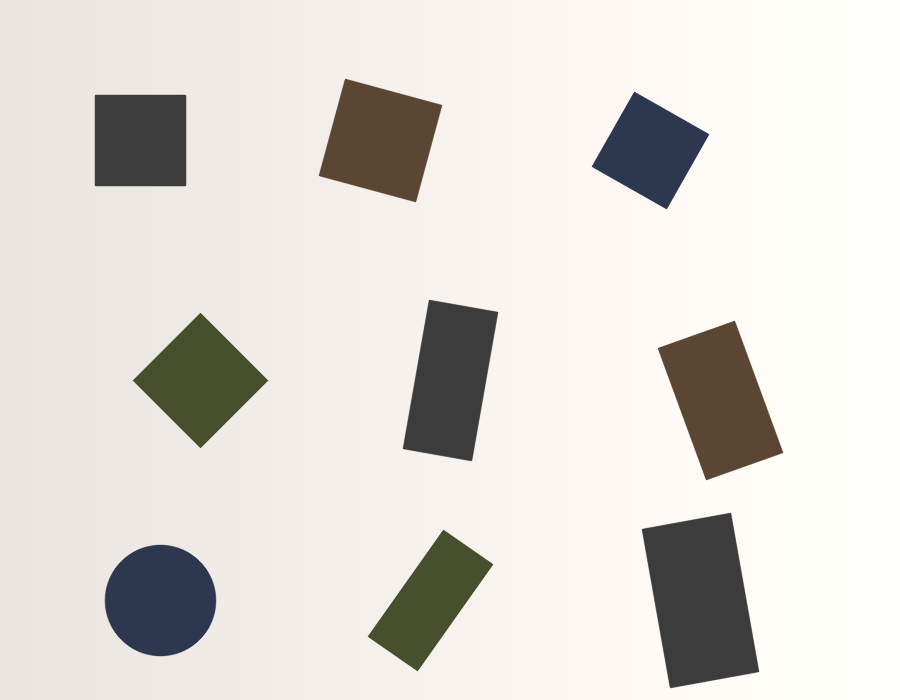
//> input picture lessons/opencv/素材/synth_blocks.png, 900 x 700 px
$ ./3.3-shapes   (built with g++ and OpenCV 4)
//> lines starting //> are read from the running program, lines starting //| are printed output that depends on the picture; after the words box and inside, x2 and y2 are one past the last pixel; in counts of white or black regions, pixels touching at a corner belong together
#include <algorithm>
#include <cmath>
#include <iomanip>
#include <iostream>
#include <vector>

#include <opencv2/core.hpp>
#include <opencv2/imgproc.hpp>
#include <opencv2/imgcodecs.hpp>

namespace {

double side_ratio(const cv::RotatedRect& rect) {
    const double long_side = std::max(rect.size.width, rect.size.height);
    const double short_side = std::max(1.0, std::min(
        static_cast<double>(rect.size.width),
        static_cast<double>(rect.size.height)));
    return long_side / short_side;
}

int count_right_angles(const std::vector<cv::Point>& polygon) {
    int count = 0;
    const std::size_t n = polygon.size();
    for (std::size_t i = 0; i < n; ++i) {
        const cv::Point2d before(polygon[(i + n - 1) % n] - polygon[i]);
        const cv::Point2d after(polygon[(i + 1) % n] - polygon[i]);
        const double length = std::max(1e-6,
                                       std::sqrt(before.dot(before)) *
                                       std::sqrt(after.dot(after)));
        if (std::abs(before.dot(after)) / length < 0.15) {
            ++count;
        }
    }
    return count;
}

}  // namespace

int main() {
    cv::Mat image = cv::imread("../素材/synth_blocks.png", cv::IMREAD_COLOR);
//> image is the input picture: 700 rows x 900 cols, CV_8UC3; mean B, G, R 212.1, 217.2, 220.9
    if (image.empty()) {
        std::cout << "无法读取素材" << '\n';
        return 1;
    }

    cv::Mat gray;
    cv::Mat mask;
    cv::cvtColor(image, gray, cv::COLOR_BGR2GRAY);
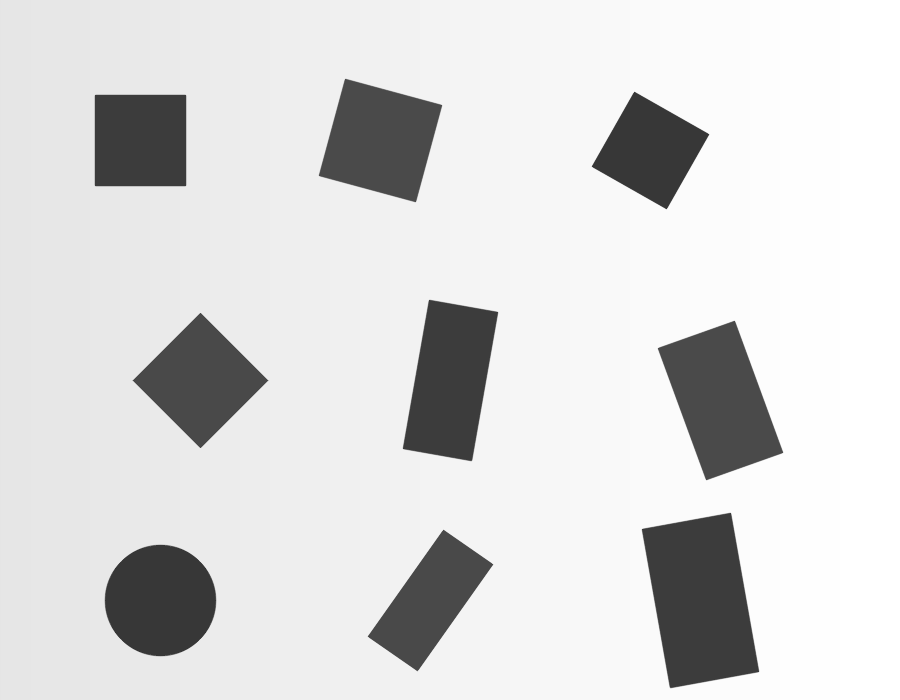
//> gray: 700 rows x 900 cols, CV_8UC1; min 55, max 255, mean 217.8
    cv::threshold(gray, mask, 160, 255, cv::THRESH_BINARY_INV);
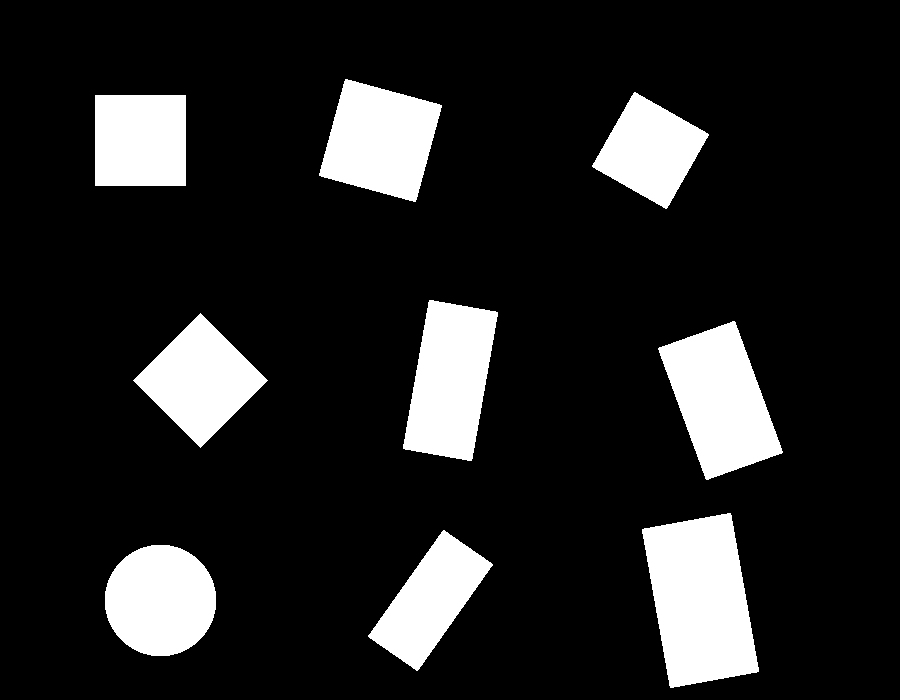
//> mask: 700 rows x 900 cols, CV_8UC1; 14.2% white; 9 white regions, largest, box (x1, y1, x2, y2) and area: (642, 513, 759, 688) 14699, (658, 321, 783, 480) 11551, (403, 300, 498, 461) 10699
    cv::morphologyEx(mask, mask, cv::MORPH_OPEN,
                     cv::getStructuringElement(cv::MORPH_RECT,
                                               cv::Size(3, 3)));
//> mask: 700 rows x 900 cols, CV_8UC1; 14.2% white; 9 white regions

    std::vector<std::vector<cv::Point>> contours;
    cv::findContours(mask.clone(), contours, cv::RETR_EXTERNAL,
                     cv::CHAIN_APPROX_SIMPLE);
//> contours = 9 contours; largest, box (x1, y1, x2, y2) and area: (642, 513, 759, 688) 14452, (659, 321, 782, 480) 11339, (403, 300, 498, 461) 10482, (319, 79, 442, 202) 9976, (105, 545, 216, 656) 9596

    cv::Mat marked_rect = image.clone();
    cv::Mat marked_poly = image.clone();
    int squares = 0;
    std::cout << std::fixed << std::setprecision(2);
    for (std::size_t i = 0; i < contours.size(); ++i) {
        const cv::RotatedRect rect = cv::minAreaRect(contours[i]);
        const double perimeter = cv::arcLength(contours[i], true);
        std::vector<cv::Point> polygon;
        cv::approxPolyDP(contours[i], polygon, 0.03 * perimeter, true);
        const int right_angles = count_right_angles(polygon);
        const bool square = polygon.size() == 4 && side_ratio(rect) <= 1.12
                            && right_angles == 4;
        if (square) {
            ++squares;
        }
        std::cout << "i=" << i << " center=(" << rect.center.x << ", "
                  << rect.center.y << ") size=" << rect.size.width << "x"
                  << rect.size.height << " angle=" << rect.angle
                  << " approx=" << polygon.size()
                  << " right=" << right_angles
                  << " square=" << (square ? "yes" : "no") << '\n';

        cv::Point2f corners[4];
        rect.points(corners);
        for (int k = 0; k < 4; ++k) {
            cv::line(marked_rect, corners[k], corners[(k + 1) % 4],
                     cv::Scalar(0, 200, 0), 2);
        }
        std::vector<std::vector<cv::Point>> one{polygon};
        cv::drawContours(marked_poly, one, -1, cv::Scalar(0, 0, 255), 2);
        for (cv::Mat* canvas : {&marked_rect, &marked_poly}) {
            cv::putText(*canvas, std::to_string(i),
                        cv::Point(cvRound(rect.center.x) - 8,
                                  cvRound(rect.center.y) + 8),
                        cv::FONT_HERSHEY_SIMPLEX, 0.65,
                        cv::Scalar(255, 255, 255), 2, cv::LINE_AA);
        }
    }
//> this loop made 9 passes
//> (rect, perimeter, polygon, n in count_right_angles, right_angles, long_side in side_ratio, short_side in side_ratio, square) on pass 7: (centre (140, 140), size (90, 90), angle -90, 360, 4 Points (x, y): [95, 95], [95, 185], [185, 185], [185, 95], 4, 4, 90, 90, true)
//> (rect, perimeter, n in count_right_angles, right_angles, long_side in side_ratio, short_side in side_ratio, square) on passes 2, 3, 4, 5, 6, 8: (centre (430, 600), size (131.4, 60.9), angle -54.7, 397, 4, 4, 131.4, 60.89, false), (centre (700, 600), size (90.8, 162), angle -10.1, 528.5, 4, 4, 162, 90.84, false), (centre (720, 400), size (82, 141.5), angle -20.1, 474.5, 4, 4, 141.5, 82, false), (centre (200, 380), size (94.8, 94.8), angle -45, 375.7, 4, 4, 94.75, 94.75, true), (centre (450, 380), size (151.7, 70.5), angle -80, 463.5, 4, 4, 151.7, 70.51, false), (centre (650, 150), size (86.4, 86.4), angle -60.4, 362.3, 4, 4, 86.4, 86.4, true)
//| i=0 center=(160.00, 600.00) size=110.00x110.00 angle=-90.00 approx=8 right=0 square=no
//| i=1 center=(430.00, 600.00) size=131.42x60.89 angle=-54.73 approx=4 right=4 square=no
//| i=2 center=(700.00, 600.00) size=90.84x162.02 angle=-10.06 approx=4 right=4 square=no
//| i=3 center=(720.00, 400.00) size=82.00x141.46 angle=-20.10 approx=4 right=4 square=no
//| i=4 center=(200.00, 380.00) size=94.75x94.75 angle=-45.00 approx=4 right=4 square=yes
//| i=5 center=(450.00, 380.00) size=151.70x70.51 angle=-80.04 approx=4 right=4 square=no
//| i=6 center=(140.00, 140.00) size=90.00x90.00 angle=-90.00 approx=4 right=4 square=yes
//| i=7 center=(650.00, 150.00) size=86.40x86.40 angle=-60.42 approx=4 right=4 square=yes
//> (output is shown up to pass 8 of 9)
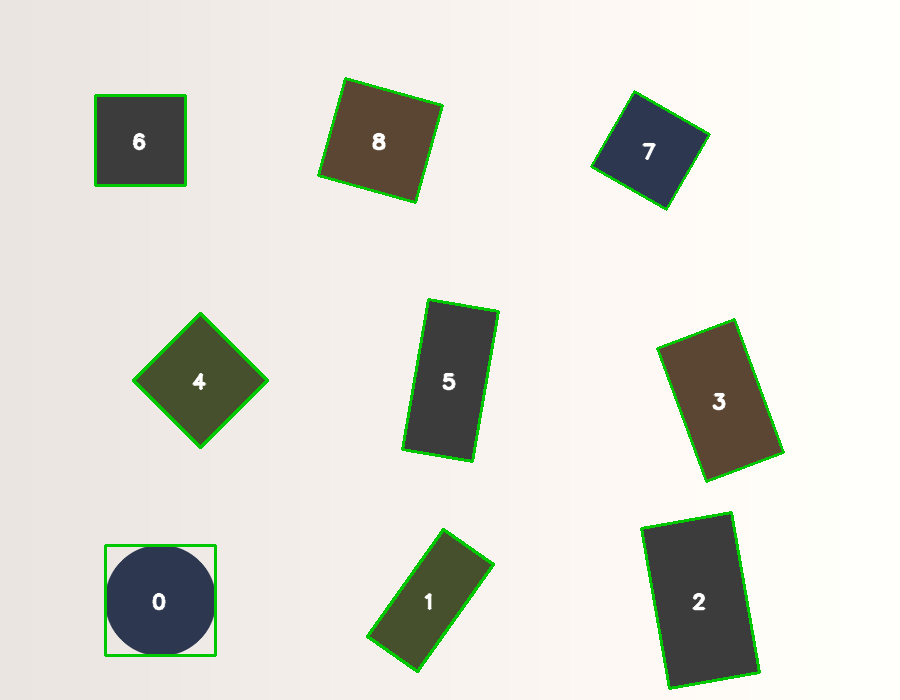
//> marked_rect: 700 rows x 900 cols, CV_8UC3; 2% of pixels changed, all inside (x1, y1, x2, y2) = (94, 77, 785, 690)
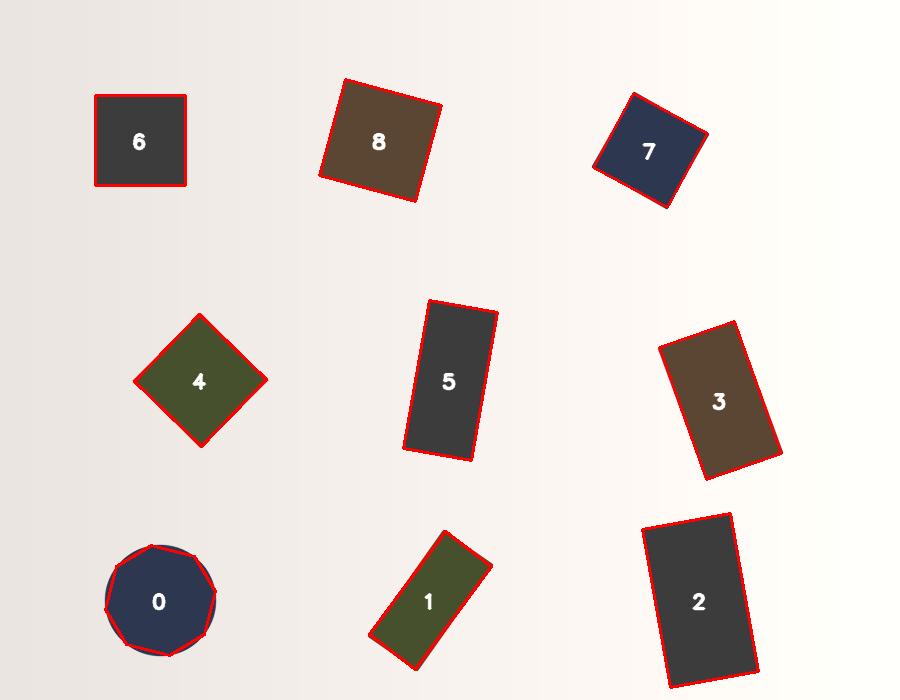
//> marked_poly: 700 rows x 900 cols, CV_8UC3; 1.91% of pixels changed, all inside (x1, y1, x2, y2) = (94, 78, 783, 689)
//> after the loop, squares = 4
    std::cout << "squares=" << squares << " of " << contours.size() << '\n';
//| squares=4 of 9

    cv::Mat panel(image.rows + 40, 2 * image.cols, CV_8UC3,
                  cv::Scalar(255, 255, 255));
    marked_rect.copyTo(panel(cv::Rect(0, 40, image.cols, image.rows)));
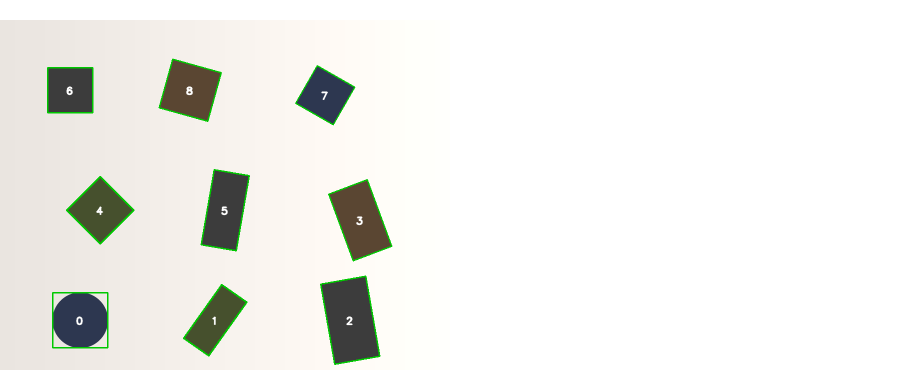
//> panel: 740 rows x 1800 cols, CV_8UC3 (shown at 1/2 size); mean B, G, R 233.6, 237.6, 237.6
    marked_poly.copyTo(
        panel(cv::Rect(image.cols, 40, image.cols, image.rows)));
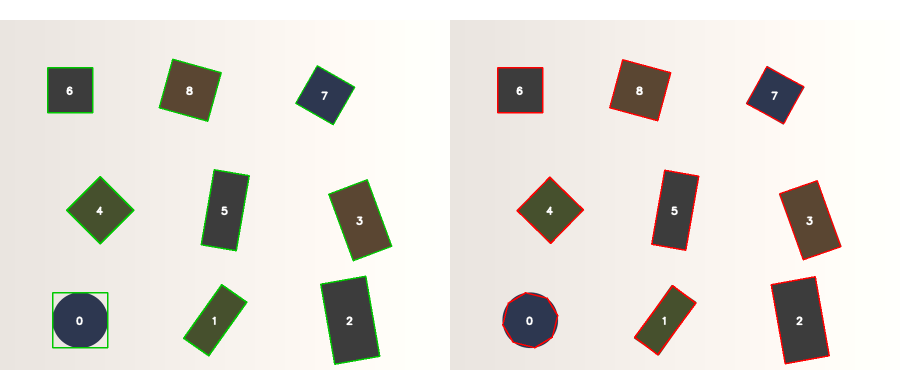
//> panel: 740 rows x 1800 cols, CV_8UC3 (shown at 1/2 size); mean B, G, R 212.7, 219.1, 222.9
    cv::putText(panel, "minAreaRect", cv::Point(12, 27),
                cv::FONT_HERSHEY_SIMPLEX, 0.65, cv::Scalar(30, 30, 30), 1,
                cv::LINE_AA);
    cv::putText(panel, "approxPolyDP (4 squares)",
                cv::Point(image.cols + 12, 27), cv::FONT_HERSHEY_SIMPLEX,
                0.65, cv::Scalar(30, 30, 30), 1, cv::LINE_AA);
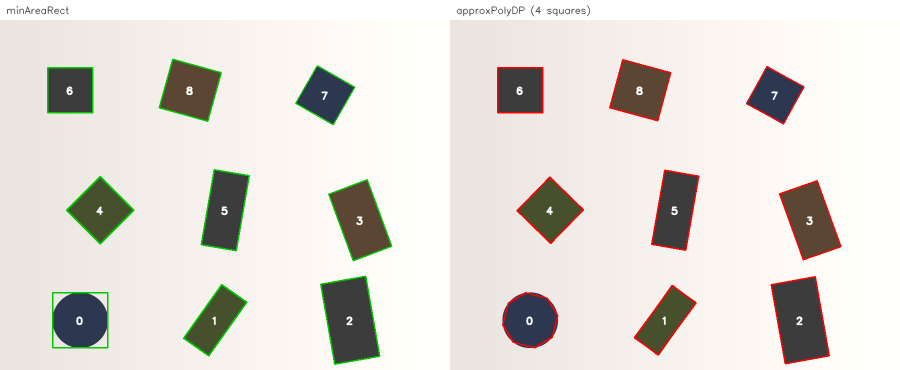
//> panel: 740 rows x 1800 cols, CV_8UC3 (shown at 1/2 size); mean B, G, R 212.5, 218.9, 222.7
    const bool saved = cv::imwrite("out_shapes.png", panel);
    std::cout << "saved out_shapes.png: " << (saved ? "yes" : "no")
              << '\n';
//| saved out_shapes.png: yes
    return 0;
}

$ run again, with lessons/opencv/素材/opencv-modules.png copied over lessons/opencv/素材/synth_blocks.png
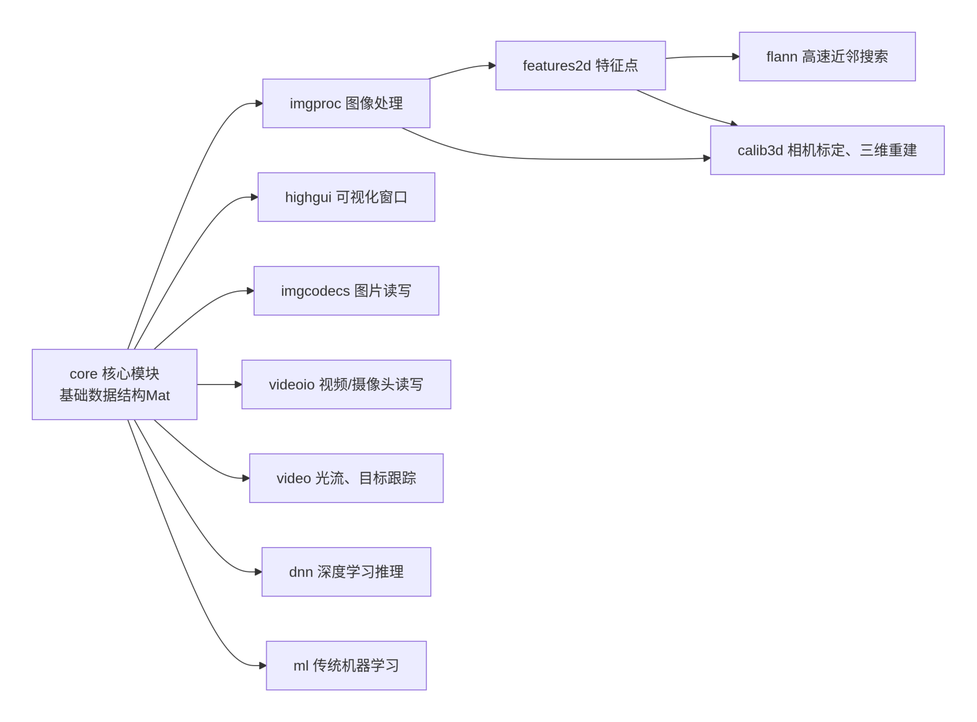
//> input picture lessons/opencv/素材/opencv-modules.png, 977 x 722 px, shrunk from 3229 x 2388 before the run
//> image is the input picture: 722 rows x 977 cols, CV_8UC3; mean B, G, R 252.4, 249.3, 249.5
//> `cv::morphologyEx(mask, mask, cv::MORPH_OPEN, cv::getStructuringElement..`:
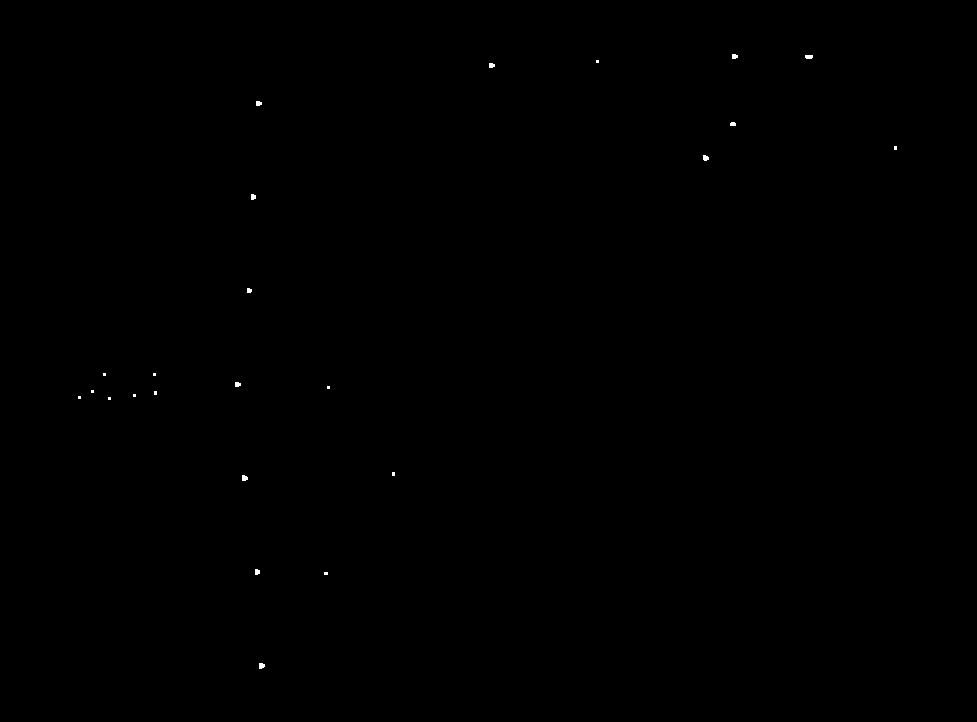
//> mask: 722 rows x 977 cols, CV_8UC1; 0.06% white; 24 white regions (12 under 20 px)
//> contours = 24 contours, 20 with area under 20; largest, box (x1, y1, x2, y2) and area: (259, 663, 265, 669) 20, (242, 475, 248, 481) 20, (703, 155, 709, 161) 20, (805, 55, 813, 59) 20
//> the loop `for (std::size_t i = 0; i < contours.size(); ++i)` made 24 passes
//> (rect, perimeter, polygon, n in count_right_angles, right_angles, long_side in side_ratio, short_side in side_ratio, square) on passes 7, 10, 22: (centre (79, 397), size (2, 2), angle -90, 8, 4 Points (x, y): [78, 396], [78, 398], [80, 398], [80, 396], 4, 4, 2, 2, true), (centre (92, 391), size (2, 2), angle -90, 8, 4 Points (x, y): [91, 390], [91, 392], [93, 392], [93, 390], 4, 4, 2, 2, true), (centre (597, 61), size (2, 2), angle -90, 8, 4 Points (x, y): [596, 60], [596, 62], [598, 62], [598, 60], 4, 4, 2, 2, true)
//> (printed output is left out)
//> after the loop `for (std::size_t i = 0; i < contours.size(); ++i)`: squares = 8
//| squares=8 of 24
//> `cv::putText(panel, "approxPolyDP (4 squares)", cv::Point(image.cols + ..`:
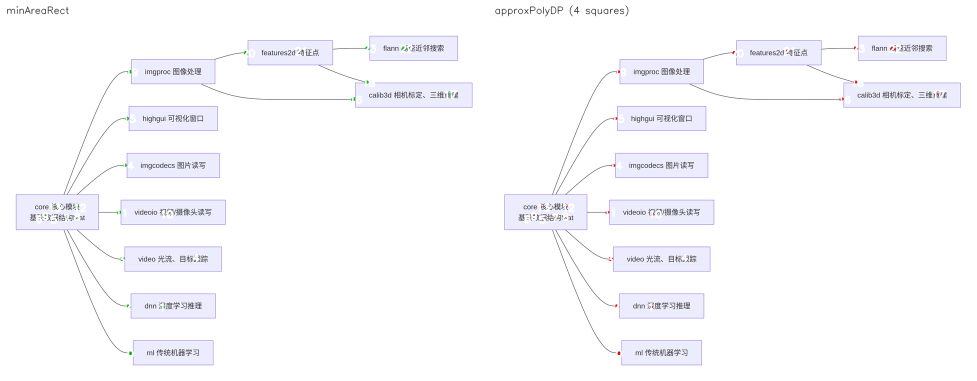
//> panel: 762 rows x 1954 cols, CV_8UC3 (shown at 1/2 size); mean B, G, R 252.5, 249.6, 249.9
//| saved out_shapes.png: yes
